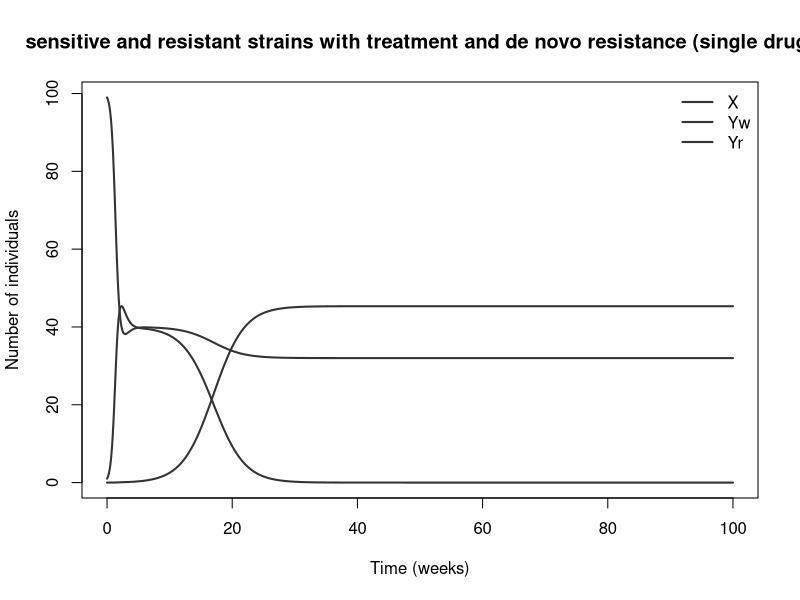

Write R code to recreate this figure.
## sensitive and resistant strains with treatment and de novo resistance (single drug)
## bacterial infection with antibiotic treatment.
## Resistance takes over when f·h > Δr, as the ρ equation shows.
## Parameter values: 0 of 9 checked against the source; the rest are recalled or illustrative.
## Reference: Bonhoeffer S., Lipsitch M., Levin B.R. (1997) "Evaluating treatment protocols to prevent antibiotic resistance", PNAS 94(22):12106–12111
## Source: https://doi.org/10.1073/pnas.94.22.12106
##
## Generated from a compartmental model diagram (model format v1).
## Regenerating from the same diagram always gives this exact file.
##
## Compartments: X, Yw, Yr
## Flows (time unit: weeks):
##   (outside) -> X   : lambda_in
##   X -> (outside)   : d_x * X
##   X -> Yw          : b_tr * Yw * X
##   X -> Yr          : b_tr * Yr * X
##   Yw -> X          : (r_w + f_tr * h_max * (1 - s_res)) * Yw
##   Yw -> Yr         : f_tr * h_max * s_res * Yw
##   Yr -> X          : r_r * Yr
##   Yw -> (outside)  : c_inf * Yw
##   Yr -> (outside)  : c_inf * Yr

library(deSolve)

# ---- Time ------------------------------------------------------------
times <- seq(0, 100, by = 0.1)  # weeks

# ---- Parameters ------------------------------------------------------
parameters <- c(
  lambda_in = 100,  # entry of uninfected hosts (hosts/time)
  d_x = 1,          # death/removal of uninfected (1/time)
  c_inf = 1.5,      # death/removal of infected hosts (1/time)
  b_tr = 0.05,      # mass-action transmission [illustrative]
  h_max = 1,        # cure rate under treatment (1/time)
  f_tr = 0.5,       # fraction of infected treated [illustrative]
  s_res = 0.001,    # fraction of treated wild-type infections that acquire resistance
  r_w = 0,          # spontaneous recovery, wild-type (1/time)
  r_r = 0.1         # spontaneous recovery, resistant (cost of resistance Δr = r_r − r_w) (1/time)
)

# ---- Initial conditions ----------------------------------------------
state <- c(
  X = 99,  # uninfected hosts
  Yw = 1,  # infected with wild-type (sensitive)
  Yr = 0   # infected with resistant strain
)

# ---- Model equations -------------------------------------------------
amr_bonhoeffer_model <- function(t, state, parameters) {
  with(as.list(c(state, parameters)), {
    # Total population
    N <- X + Yw + Yr

    # Derived quantities
    res_frac <- Yr / (Yw + Yr)  # proportion of infections that are resistant (ρ)

    # Rates of change
    dX <- lambda_in - d_x * X - b_tr * Yw * X - b_tr * Yr * X + (r_w + f_tr * h_max * (1 - s_res)) * Yw + r_r * Yr
    dYw <- b_tr * Yw * X - (r_w + f_tr * h_max * (1 - s_res)) * Yw - f_tr * h_max * s_res * Yw - c_inf * Yw
    dYr <- b_tr * Yr * X + f_tr * h_max * s_res * Yw - r_r * Yr - c_inf * Yr

    list(c(dX, dYw, dYr))
  })
}

# ---- Solve -----------------------------------------------------------
out <- ode(y = state, times = times, func = amr_bonhoeffer_model, parms = parameters)
out <- as.data.frame(out)

# ---- Plot ------------------------------------------------------------
compartment_cols <- c(X = "#333333", Yw = "#333333", Yr = "#333333")
matplot(out$time, out[, names(compartment_cols)], type = "l", lty = 1, lwd = 2,
        col = compartment_cols, xlab = "Time (weeks)", ylab = "Number of individuals",
        main = "sensitive and resistant strains with treatment and de novo resistance (single drug)")
legend("topright", legend = names(compartment_cols), col = compartment_cols,
       lty = 1, lwd = 2, bty = "n")
